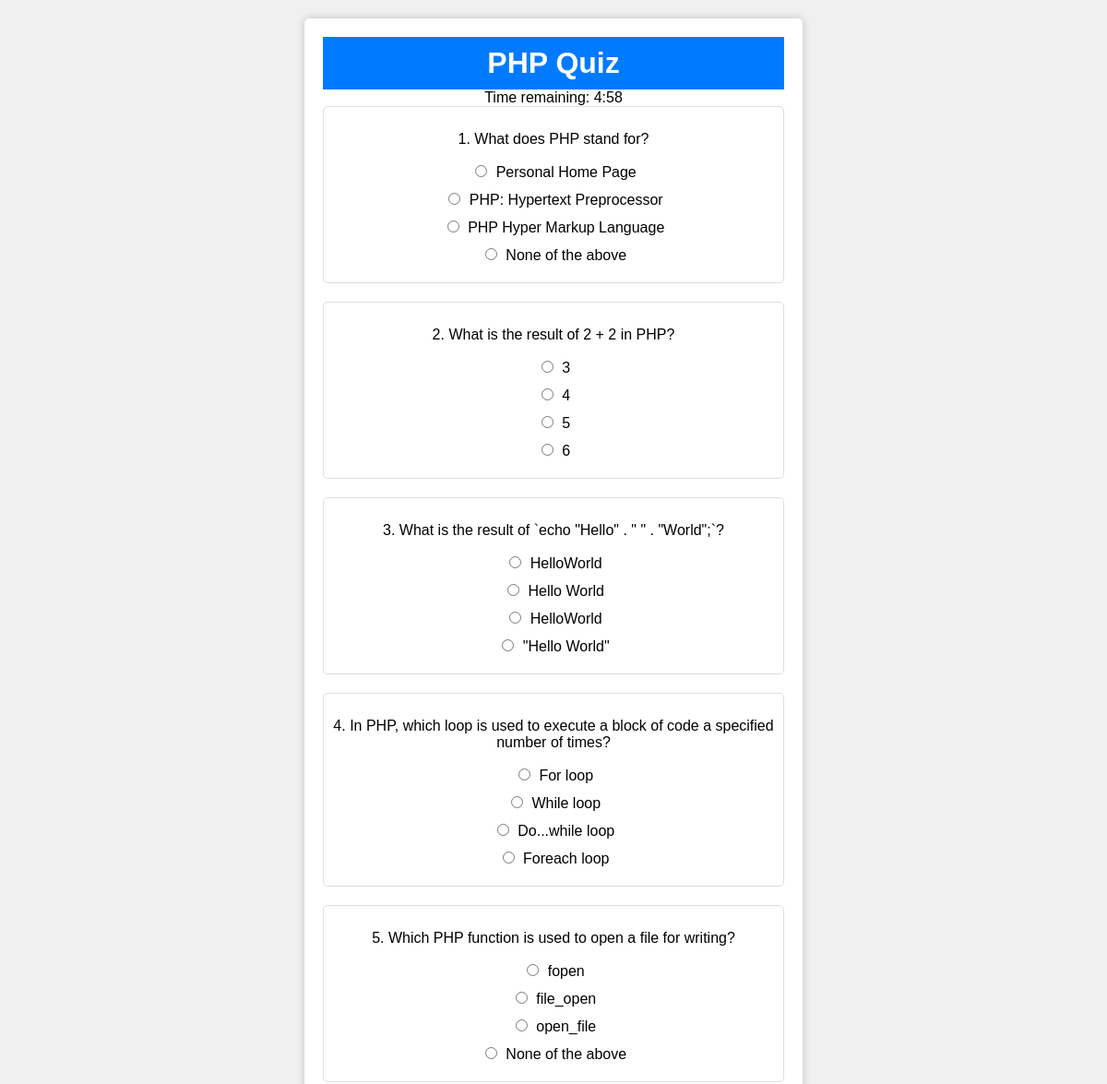
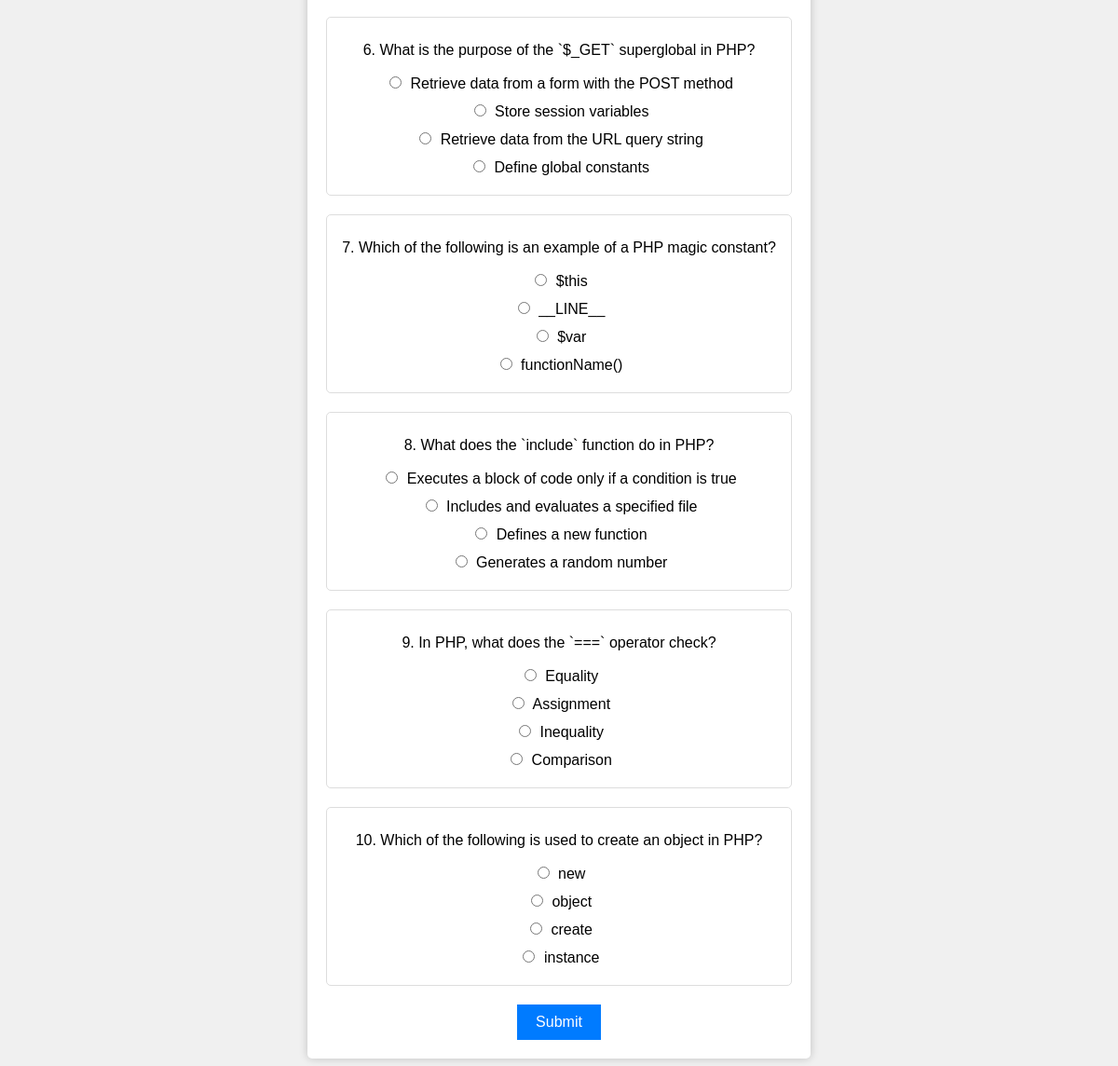
The page /src/quiz.php on the database its author committed (2 pictures, top to bottom).
### tables this page shows
CREATE TABLE Questions (
    question_id INT PRIMARY KEY AUTO_INCREMENT,
    quiz_id INT,
    question_text TEXT NOT NULL,
    option_a VARCHAR(255) NOT NULL,
    option_b VARCHAR(255) NOT NULL,
    option_c VARCHAR(255) NOT NULL,
    option_d VARCHAR(255) NOT NULL,
    correct_option CHAR(1) NOT NULL,
    FOREIGN KEY (quiz_id) REFERENCES Quiz(quiz_id)
);

### src/databaseManager.php (the view, shortened to what this page needs)
<?php
function displayQuestions($mysqli) {
    global $mysqli;
    $sql = "SELECT * FROM Questions;";
    $result = mysqli_query($mysqli, $sql);
    while ($row = mysqli_fetch_assoc($result)) {
        ?>
         <article class="question">
            <p> <?= $row['question_id'], ". ", $row['question_text']?> </p>
            <label><input type="radio" name="q<?= $row["question_id"]?>" value="a"> <?= $row["option_a"] ?>  </label>
            <label><input type="radio" name="q<?= $row["question_id"]?>" value="b"> <?= $row["option_b"] ?>  </label>
            <label><input type="radio" name="q<?= $row["question_id"]?>" value="c"> <?= $row["option_c"] ?>  </label>
            <label><input type="radio" name="q<?= $row["question_id"]?>" value="d"> <?= $row["option_d"] ?>  </label>
        </article>
        <?php
    }
}

### src/quiz.php (shortened to what this page needs)
<!DOCTYPE html>
<html lang="en">
<head>
    <link rel="stylesheet" href="CSS/quiz.css">
</head>
<body>
    <form id="quizForm" method="post" action="<?php echo isset($_GET['success']) ? '#' : "process.php"; ?>">
        <?php
        include 'databaseManager.php';
        if (isset($_GET['success'])) {
            $score = count(explode(',', $_GET['success']));
            echo "<p><strong>Your score: $score / 10</strong></p>";
            echo "<form method='get' action='" . $_SERVER['PHP_SELF'] . "'>";
            echo "<input class='button' type='button' value='Try again' onclick='reload()'>";
            echo "</form>";
            exit();
        } else {
            echo "<h1>PHP Quiz</h1>";
            echo "<div id=\"timer\">Time remaining: 5:00</div>";
            $mysqli = getDbConnection();
            displayQuestions($mysqli);
            echo "<input type=\"submit\" value=\"Submit\" >";
        }
        ?>
    </form>
</body>
</html>

### src/CSS/quiz.css (style rules this page uses)
body { font-family: Arial, sans-serif; background-color: #f0f0f0; margin: 0; padding: 0; text-align: center; }
h1 { background-color: #007bff; color: #fff; padding: 10px; margin: 0; }
form { max-width: 500px; margin: 20px auto; padding: 20px; background-color: #fff; border-radius: 5px; box-shadow: 0 0 10px rgba(0, 0, 0, 0.2); }
.question { margin-bottom: 20px; padding: 10px; border: 1px solid #ddd; border-radius: 5px; }
label { display: block; margin-bottom: 10px; }
input[type="radio"] { margin-right: 5px; }
input[type="submit"] { background-color: #007bff; color: #fff; border: none; padding: 10px 20px; font-size: 16px; cursor: pointer; }

### rows shown on the page
questions: question_id "1", question_text "What does PHP stand for?", option_a "Personal Home Page", option_b "PHP: Hypertext Preprocessor", option_c "PHP Hyper Markup Language", option_d "None of the above"
questions: question_id "2", question_text "What is the result of 2 + 2 in PHP?", option_a "3", option_b "4", option_c "5", option_d "6"
questions: question_id "3", question_text "What is the result of `echo \"Hello\" . \" \" . \"World\";`?", option_a "HelloWorld", option_b "Hello World", option_c "HelloWorld", option_d "\"Hello World\""
questions: question_id "4", question_text "In PHP, which loop is used to execute a block of code a specified number of times?", option_a "For loop", option_b "While loop", option_c "Do...while loop", option_d "Foreach loop"
questions: question_id "5", question_text "Which PHP function is used to open a file for writing?", option_a "fopen", option_b "file_open", option_c "open_file", option_d "None of the above"
questions: question_id "6", question_text "What is the purpose of the `$_GET` superglobal in PHP?", option_a "Retrieve data from a form with the POST method", option_b "Store session variables", option_c "Retrieve data from the URL query string", option_d "Define global constants"
questions: question_id "7", question_text "Which of the following is an example of a PHP magic constant?", option_a "$this", option_b "__LINE__", option_c "$var", option_d "functionName()"
questions: question_id "8", question_text "What does the `include` function do in PHP?", option_a "Executes a block of code only if a condition is true", option_b "Includes and evaluates a specified file", option_c "Defines a new function", option_d "Generates a random number"
questions: question_id "9", question_text "In PHP, what does the `===` operator check?", option_a "Equality", option_b "Assignment", option_c "Inequality", option_d "Comparison"
questions: question_id "10", question_text "Which of the following is used to create an object in PHP?", option_a "new", option_b "object", option_c "create", option_d "instance"
